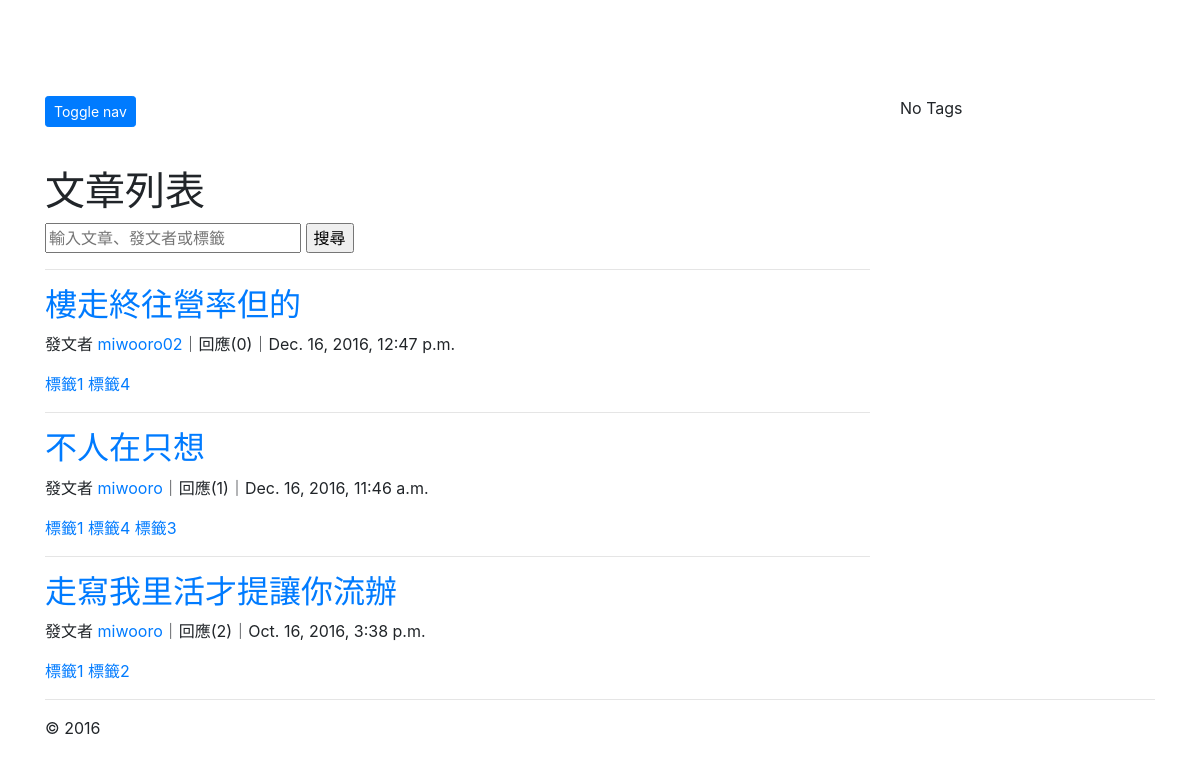
The app's page /article/ with its own data.
### articles/models.py (models this page shows, shortened)
class Article(models.Model):
	title = models.CharField(max_length=50)
	author = models.ForeignKey(User)
	content = models.TextField()
	tags = TaggableManager()
	created = models.DateTimeField(auto_now_add=True)
	likes = models.ManyToManyField(User, related_name="likes", blank=True)
	class Meta:
		ordering = ['-created']

class Comment(models.Model):
	author = models.ForeignKey(User)
	content = models.TextField()
	created = models.DateTimeField(auto_now_add=True)
	article = models.ForeignKey(Article)

### articles/views.py (the view, shortened to what this page needs)
def article_list(request):
	articles = Article.objects.all()
	query = request.GET.get('q')
	return render(request, 'article_list.html', {'articles':articles})

### articles/templates/article_list.html (shortened to what this page needs)
{% extends 'base.html' %}
{% block content %}
<h1>文章列表</h1>
      <form method="GET" action=''>
      <input type="text" name='q' placeholder="輸入文章、發文者或標籤"/>
      <input type="submit" value="搜尋"/>
      </form>
{% for article in articles %}
<hr/>
	<h2><a href="{% url 'detail' pk=article.pk %}">{{ article.title }}</a></h2>
	<p>發文者 <a href="/profile_view/{{ article.author }}">{{ article.author }}</a>｜回應({{ article.comment_set.all|length }})｜{{ article.created }}</p>
	{% for tag in article.tags.all %}
		<a href="{% url 'tagged' tag.slug %}" class="tag tag-default">{{ tag.name }}</a>
    {% endfor %}
{% endfor %}
{% endblock %}

### records on screen
Article: title "樓走終往營率但的", author "miwooro02", comment_set.all|length "0", created "Dec. 16, 2016, 12:47 p.m."
Tag: name "標籤1"
Tag: name "標籤4"
Article: title "不人在只想", author "miwooro", comment_set.all|length "1", created "Dec. 16, 2016, 11:46 a.m."
Tag: name "標籤3"
Article: title "走寫我里活才提讓你流辦", author "miwooro", comment_set.all|length "2", created "Oct. 16, 2016, 3:38 p.m."
Tag: name "標籤2"
